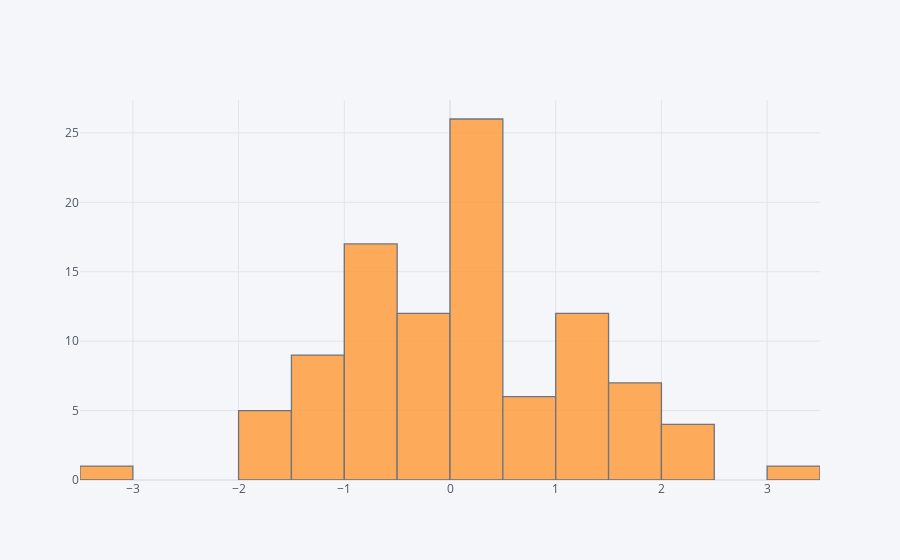

The code cell stored with this chart in its notebook:
### Code cell
df['A'].iplot(kind='hist')

### Figure 1 — Plotly figure (JSON) as saved in the notebook; plotly's stock layout.template omitted (floating-point values rounded to 4 significant figures)
{"data": [{"histfunc": "count", "histnorm": "", "marker": {"color": "rgba(255, 153, 51, 1.0)", "line": {"color": "#4D5663", "width": 1.3}}, "name": "A", "opacity": 0.8, "orientation": "v", "type": "histogram", "x": [0.002563, -0.1009, 0.09087, 2.479, -1.217, 0.5708, -0.7989, 0.2908, 0.2431, -1.047, -0.8542, -0.3289, 1.195, 0.4149, 0.4675, -0.3747, -1.703, 1.188, -1.192, 1.28, 1.342, -1.271, 2.245, 0.001684, 0.1099, -1.343, -1.912, 0.2543, 0.4422, 0.5314, 1.52, -0.7369, -1.712, -0.5576, 0.003318, 0.4147, -0.09883, 0.04477, 1.657, 1.553, 0.194, 0.1235, 0.0291, -0.7685, 0.135, 0.3542, 0.2992, -0.7254, 1.734, -1.13, 0.7245, -0.1497, -3.08, 0.1617, -0.259, -0.1029, 0.9668, -1.19, -0.07434, 0.2976, -1.227, -0.1309, -0.2806, -0.7483, 1.674, 1.18, -0.583, -0.6399, -0.6112, 0.7073, -0.9164, 1.104, 1.421, 1.506, 0.6563, 1.07, 2.281, 0.2324, 0.4516, -1.566, 1.624, 1.423, -0.7277, 0.4774, 1.101, 3.212, -0.7081, -0.7977, 0.2235, -0.6093, -1.305, -0.05168, 1.165, -1.606, -0.6933, -0.8211, 0.4391, 1.498, -0.1477, 2.069]}], "layout": {"barmode": "overlay", "legend": {"bgcolor": "#F5F6F9", "font": {"color": "#4D5663"}}, "paper_bgcolor": "#F5F6F9", "plot_bgcolor": "#F5F6F9", "title": {"font": {"color": "#4D5663"}}, "xaxis": {"gridcolor": "#E1E5ED", "showgrid": true, "tickfont": {"color": "#4D5663"}, "title": {"font": {"color": "#4D5663"}, "text": ""}, "zerolinecolor": "#E1E5ED"}, "yaxis": {"gridcolor": "#E1E5ED", "showgrid": true, "tickfont": {"color": "#4D5663"}, "title": {"font": {"color": "#4D5663"}, "text": ""}, "zerolinecolor": "#E1E5ED"}}}
